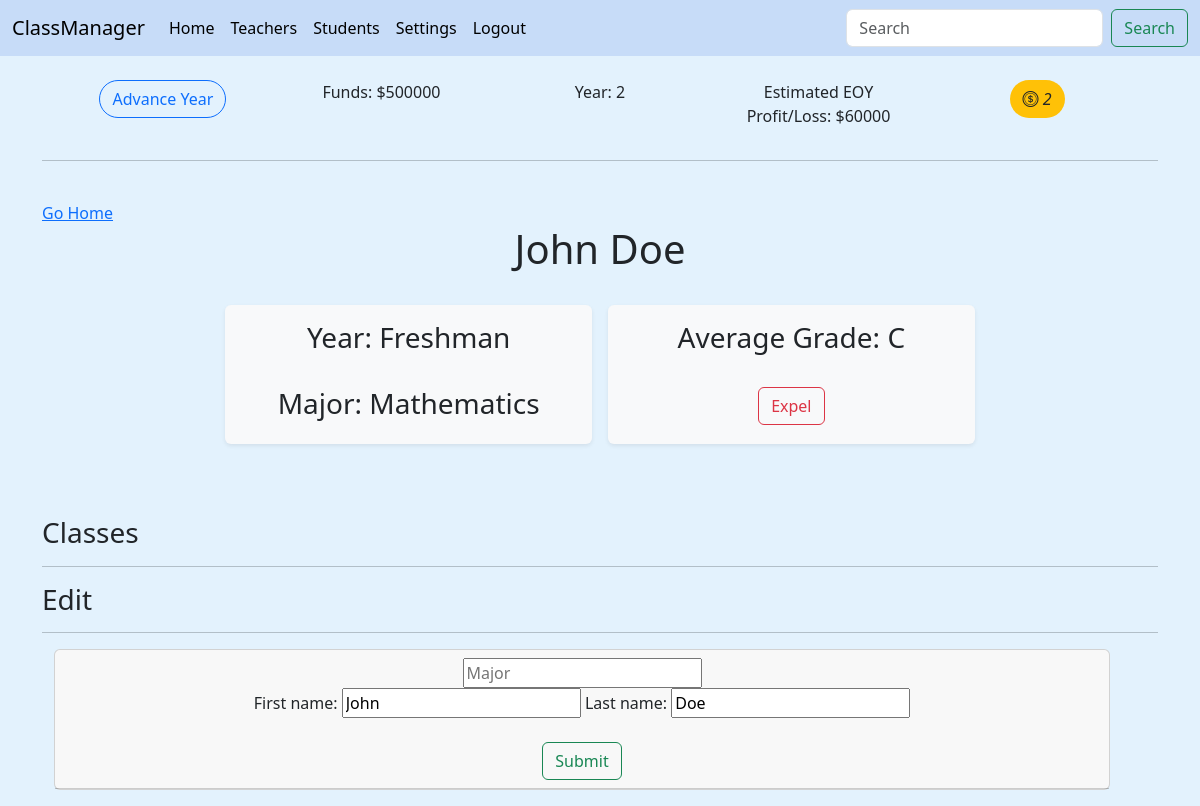
Page /student/1 (signed in) on the committed database.
### main/models.py (models this page shows, shortened)
class School(models.Model):
    user = models.OneToOneField(User, on_delete=models.CASCADE, blank=True, null=True)
    name = models.CharField(max_length=30, default="My New School")
    player_name = models.CharField(max_length=30, unique=True)
    year = models.IntegerField(default=1)
    actionTokens = models.IntegerField(default=3)
    money = models.IntegerField(validators=[MinValueValidator(0), MaxValueValidator(1000000000)], blank=True, null=True, default=500000)
    tuition = models.IntegerField(validators=[MinValueValidator(0), MaxValueValidator(100000)], blank=True, null=True, default=10000)
    def checkTokens(self):
        return self.actionTokens

class Student(models.Model):
    user = models.ForeignKey(User, on_delete=models.CASCADE, blank=True, null=True)
    first_name = models.CharField(max_length=50)
    last_name = models.CharField(max_length=50)
    major = models.ForeignKey(Subject, on_delete=models.CASCADE, blank=True, null=True)
    year = models.IntegerField(validators=[MinValueValidator(0), MaxValueValidator(4)], blank=True, null=True, default=0)
    average_grade = models.CharField(max_length=1, default='C')
    def __str__(self):
        return (
                f"{self.first_name+' '+self.last_name}"
        )
    def getYear(self):
        if self.year == 1:
            return 'Freshman'
        elif self.year == 2:
            return 'Sophomore'
        elif self.year == 3:
            return 'Junior'
        else:
            return 'Senior'

class Subject(models.Model):
    user = models.ForeignKey(User, on_delete=models.CASCADE, blank=True, null=True)
    name = models.CharField(max_length=60, unique=True)
    def __str__(self):
        return (
                f"{self.name}"
        )

### main/views.py (the view, shortened to what this page needs)
# urls.py: path('student/<int:pk>', views.student, name='student'),
@login_required(login_url="main:login_view")
def student(request, pk):
    user = request.user
    user_school = get_object_or_404(School, user_id=user.id)
    subjects = Subject.objects.filter(user_id=user.id)
    student = get_object_or_404(Student, user_id=user.id, id=pk)
    classes = Class.objects.filter(user_id=user.id)
    studentForm = StudentForm(instance=student)
    costs = computeFinancials(user, user_school)
    return render(request, "main/student.html", {
        'school': user_school,
        'student': student,
        'classes': classes,
        'subjects': subjects,
        'form': studentForm,
        'costs': costs,
    })

### main/forms.py
class StudentForm(forms.ModelForm):
    class Meta:
        model = Student
        fields = '__all__'
        exclude = ['user', 'major', 'year', 'average_grade']

### main/gameFunctions.py (called while the page is built)
def computeFinancials(user, school):
    teachers = Teacher.objects.filter(user_id=user.id)
    studentCount = Student.objects.filter(user_id=user.id).count()
    tuition = school.tuition
    profit = tuition*studentCount
    losses = sum(teacher.salary for teacher in teachers)
    return profit-losses

### main/models.py (called while the page is built)
    def __str__(self):
        return (
                f"{self.first_name+' '+self.last_name}"
        )

    def __str__(self):
        return (
                f"{self.name}"
        )

### main/templates/main/student.html (shortened to what this page needs)
{% extends "main/base.html" %}
{% block content %}
{% if request.user.is_authenticated %}
<a href="{% url 'main:home' %}">Go Home</a>
<h1>
  <center>{{student|title}}</center>
</h1>
<br>
<div class="container text-center">
  <div class="row g-2 justify-content-center">
    <div class="col-4 m-2 shadow-sm p-3 mb-5 bg-body-tertiary rounded bg-light">
      <h3>Year: {{student.getYear}}</h3>
      <br />
      <h3>Major: {{student.major}}</h3>
    </div>
    <div
      class="col-4 m-2 shadow-sm p-3 mb-5 bg-body-tertiary rounded bg-light align-items-center justify-content-center">
      <h3>Average Grade: {{student.average_grade}}</h3>
      <br>
      <a href="{% url 'main:delete' student.id 'student' %}">
        <button type="button" class="btn btn-outline-danger">Expel</button>
      </a>
    </div>
  </div>
</div>
<br />
<h3>Classes</h3>
<hr>
<h3>Edit</h3>
<hr>
<div id="student-container" class="container overflow-hidden text-center">
  <div class="row row-cols-2 row-cols-lg-5 g-2 g-lg-3">
    <div id="edit_student" class="col-2">
      <div class="card mb-3" style="width: 88vw;">
        <div class="card-header">
          <form method="POST" action="">
            <input name="major" placeholder="Major" list="majorList" />
              <br />
            {{form}}
            <br>
            <br>
            <button class="btn btn-outline-success" type="Submit">Submit</button>
          </form>
        </div>
      </div>
    </div>
  </div>
</div>
{% endif %} {% endblock %}

### main/templates/main/base.html (shortened to what this page needs)
<!DOCTYPE html>
<html>
<head>
  <link rel="stylesheet" href="https://cdn.jsdelivr.net/npm/bootstrap-icons@1.10.5/font/bootstrap-icons.css">
  {% load bootstrap5 %} {% bootstrap_css %} {% bootstrap_javascript %}
</head>
<body style="background-color: #e3f2fd;">
  <nav class="navbar navbar-expand-lg" style="background-color: #c7dcf8;">
    <div class="container-fluid">
      <a class="navbar-brand" href="{% url 'main:home' %}">ClassManager</a>
      <div class="collapse navbar-collapse" id="navbarSupportedContent">
        {% if request.user.is_authenticated %}
        <ul class="navbar-nav me-auto mb-2 mb-lg-0">
          <li class="nav-item">
            <a class="nav-link active" aria-current="page" href="{% url 'main:home' %}">Home</a>
          </li>
          <li class="nav-item">
            <a class="nav-link active" aria-current="page" href="{% url 'main:all_teachers' %}">Teachers</a>
          </li>
          <li class="nav-item">
            <a class="nav-link active" aria-current="page" href="{% url 'main:all_students' %}">Students</a>
          </li>
          <li class="nav-item">
            <a class="nav-link active" aria-current="page" href="{% url 'main:settings' %}">Settings</a>
          </li>
          <li class="nav-item">
            <a class="nav-link active" aria-current="page" href="{% url 'main:logout_view' %}">Logout</a>
          </li>
        </ul>
        <form class="d-flex" role="search" action="{% url 'main:search' %}">
          <input name="q" class="form-control me-2" type="search" placeholder="Search" aria-label="Search"
            list="findList">
          <button class="btn btn-outline-success" type="submit">Search</button>
        </form>
        {% endif %}
      </div>
    </div>
  </nav>
  <div class="container">
    {% if request.user.is_authenticated %}
    <br />
    <div class="row g-2 justify-content-evenly text-center">
      <a class="col-2" href="{% url 'main:nextYear' %}"><button type="button"
          class="btn btn-outline-primary rounded-pill">Advance Year</button></a>
      <p class="col-2">Funds: ${{school.money}}</p>
      <p class="col-2">Year: {{school.year}}</p>
      <p class="col-2">Estimated EOY Profit/Loss: ${{costs}}</p>
      <div class="col-2">
      <p class="rounded-pill btn bg-warning text-dark token-display"><i class="bi bi-coin">
          {{school.checkTokens}}</i></p></div>
    </div>
    <hr>
    {% endif %}
    <br />
    {% block content %}{% endblock %}
  </div>
</body>
</html>

### rows in the picture
School: money "500000", year "2", checkTokens "2"
Student: first_name+last_name "John Doe", getYear "Freshman", major "Mathematics", average_grade "C", first_name "John", last_name "Doe"

### other values in the picture
{{ costs }} "60000"
